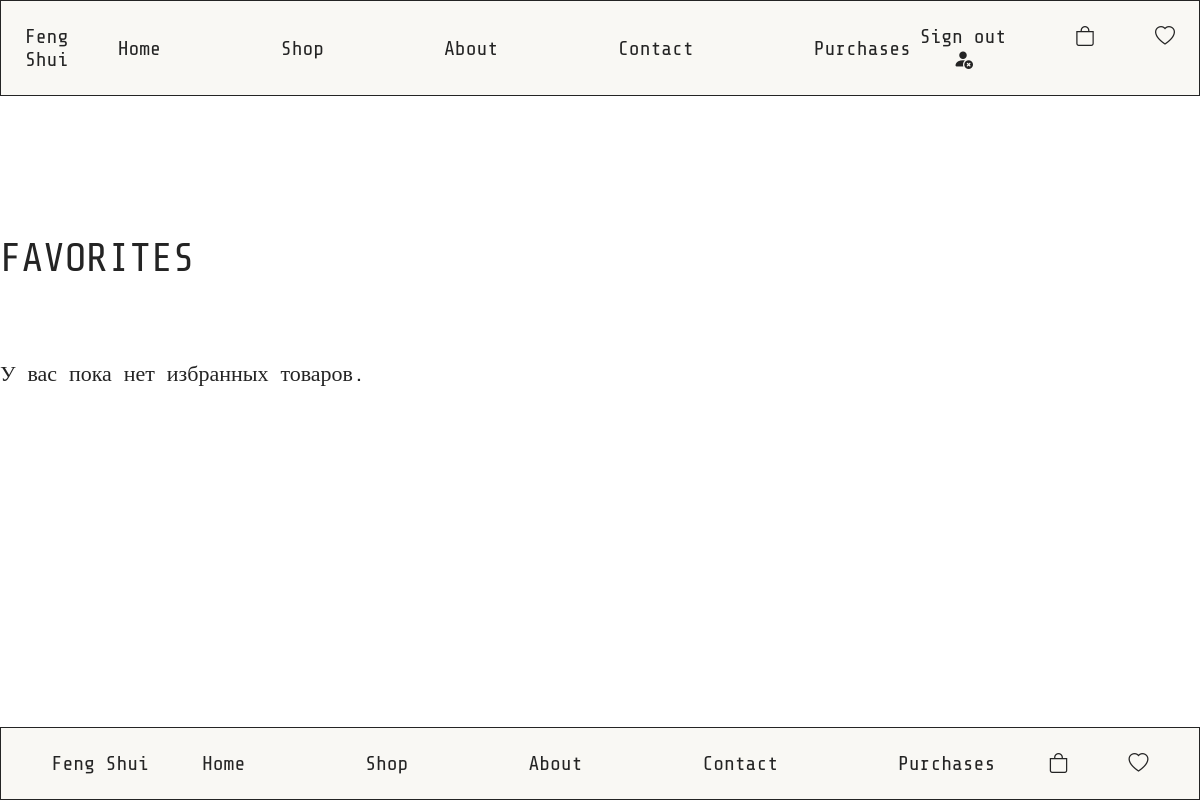
The page /favorites/ (signed in) on the database as committed earlier.
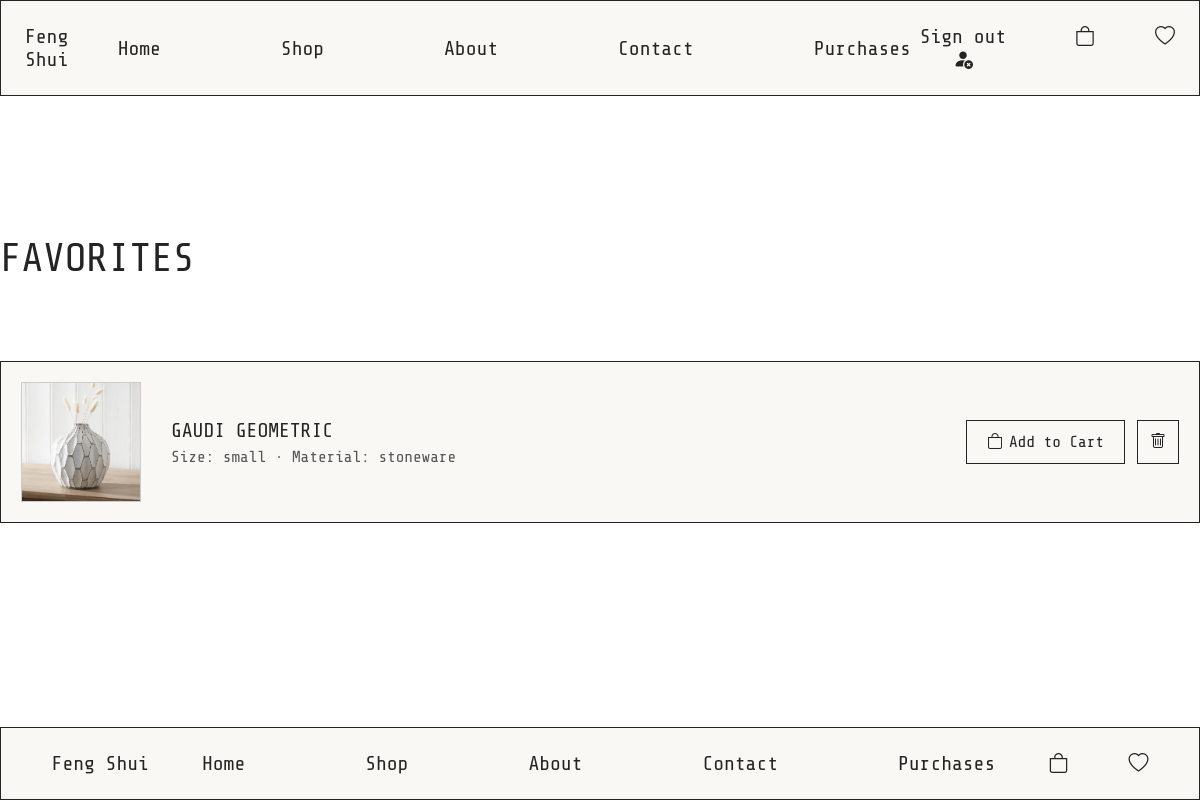
The same page on the database as committed later.
### pages/models.py (models this page shows, shortened)
class Favorite(models.Model):
    user = models.ForeignKey(User, on_delete=models.CASCADE)
    product = models.ForeignKey(Product, on_delete=models.CASCADE)

class GalleryProducts(models.Model):
    product = models.ForeignKey(Product, on_delete=models.CASCADE, related_name='products_photo')
    photo = models.ImageField(upload_to='images/', verbose_name='Фотография')

class Product(models.Model):
    name = models.CharField(max_length=200, verbose_name="Название")
    description = models.TextField(verbose_name="Описание", blank=True, null=True)
    slug = models.SlugField(max_length=200)
    current_price = models.DecimalField(max_digits=4, decimal_places=2, verbose_name='Текущая стоимость')
    discount_price = models.DecimalField(max_digits=4, decimal_places=2, default=0, verbose_name='Стоимость со скидкой')
    discount_percentage = models.IntegerField(default=0, verbose_name='Процент скидки')
    purchases_count = models.PositiveIntegerField(default=0, verbose_name='Количество покупок')
    size = models.ForeignKey(Size, on_delete=models.CASCADE, null=True, blank=True, verbose_name="Размер")
    material = models.ForeignKey(Material, on_delete=models.CASCADE, null=True, blank=True, verbose_name="Материал")
    class Meta:
        verbose_name = "Продукт"
        verbose_name_plural = "Продукты"

class Size(models.Model):
    name = models.CharField(max_length=50, unique=True, verbose_name="Размер")
    slug = models.SlugField(max_length=50)
    class Meta:
        verbose_name = 'Размер'
        verbose_name_plural = 'Размеры'

class Material(models.Model):
    name = models.CharField(max_length=50, unique=True, verbose_name="Материал")
    slug = models.SlugField(max_length=50)
    class Meta:
        verbose_name = 'Материал'
        verbose_name_plural = 'Материалы'

### pages/views.py (the view)
# urls.py: path('favorites/', views.favorite_path, name='favorite_path'),
def favorite_path(request):
    if request.user.is_authenticated:
        favorites = Favorite.objects.filter(user=request.user)
        context = {
            'title': 'Избранное',
            'favorites': favorites,
        }
        return render(request, 'favorites.html', context=context)
    else:
        return redirect('login_path')

### pages/templates/favorites.html (shortened to what this page needs)
{% extends 'base.html' %}
{% load static %}
{% block content %}
    <main>
        <section class="favorites shop">
            <div class="container">
                <h3 class="section-title-na">Favorites</h3>
                <div class="favorites-list">
                    {% for favorite in favorites %}
                        <div class="favorite-item">
                            {% with first_image=favorite.product.products_photo.first %}
                                {% if first_image %}
                                    <img src="{{ first_image.photo.url }}" alt="{{ favorite.product.name }}" class="favorite-image">
                                {% else %}
                                    <img src="{% static 'images/default_product.png' %}" class="favorite-image" alt="No image available">
                                {% endif %}
                            {% endwith %}
                            <div class="favorite-info">
                                <h2 class="favorite-title">{{ favorite.product.name }}</h2>
                                <p class="favorite-details">
                                    Size: {{ favorite.product.size.name }} · Material: {{ favorite.product.material.name }}
                                </p>
                            </div>
                            <div class="favorite-actions">
                                <a href="{% url 'cart_add' favorite.product.id%}" class="favorite-btn add"><i class="bi bi-bag"></i> Add to Cart</a>
                                <a href="{% url 'favorite_add_path' favorite.product.id %}" class="favorite-btn remove"><i class="bi bi-trash"></i></a>
                            </div>
                        </div>
                    {% empty %}
                        <p style="font-size: 22px">У вас пока нет избранных товаров.</p>
                    {% endfor %}
                </div>
            </div>
        </section>
    </main>
{% endblock content %}

Rows that differ between the two databases and show on the page:
added Favorite: product.products_photo.first.photo (picture), product.name "GAUDI GEOMETRIC", product.size.name "small", product.material.name "stoneware"
Other text that changed with them:
text no longer shown: "У вас пока нет избранных товаров."
